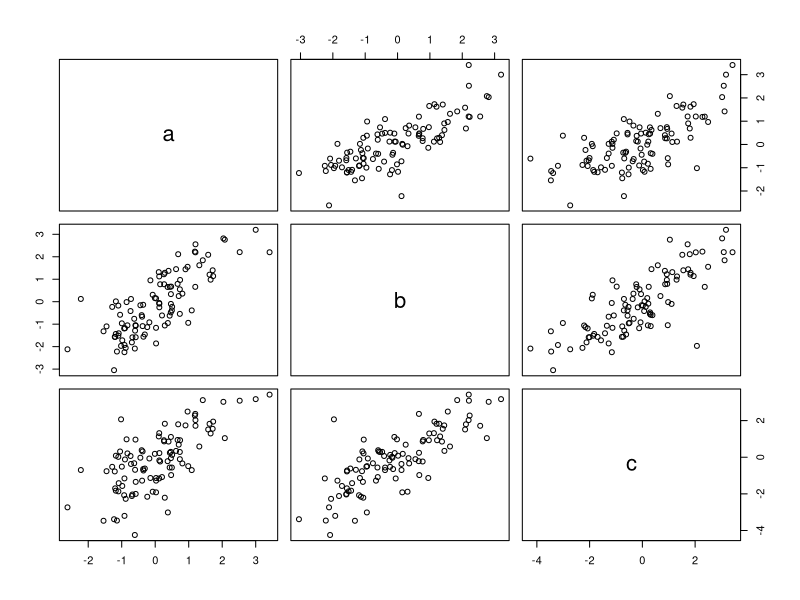
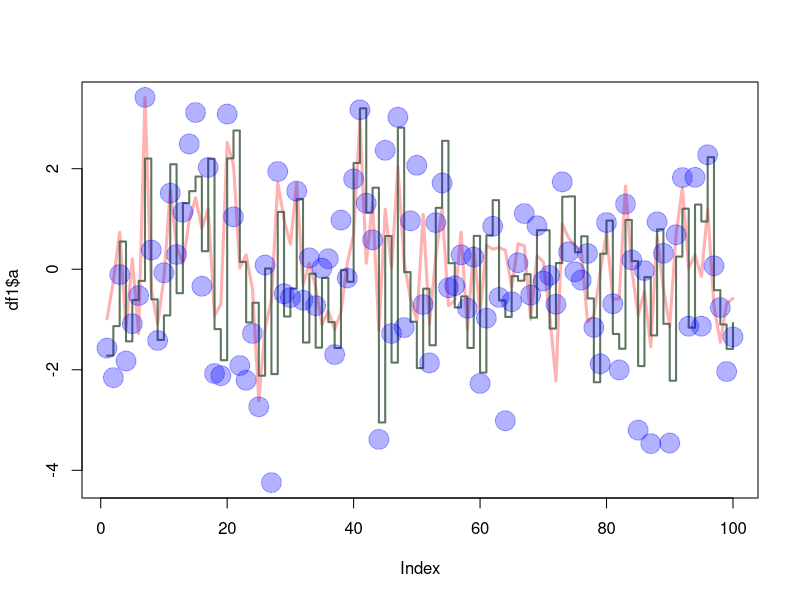

The R script that drew these images, in order:
x1 = rnorm(100)
x2 = rnorm(100)
x3 = rnorm(100)

df1 = data.frame(a=x1, b=x1+x2, c=x1+x2+x3)

plot(df1)

plot(df1$a, type="l", ylim=range(df1), lwd=3, col=rgb(1,0,0,0.3))
lines(df1$b, type="s", lwd=2, col=rgb(0.3,0.4,0.3,0.9))
points(df1$c, pch=20, cex=4, col=rgb(0,0,1,0.3))
